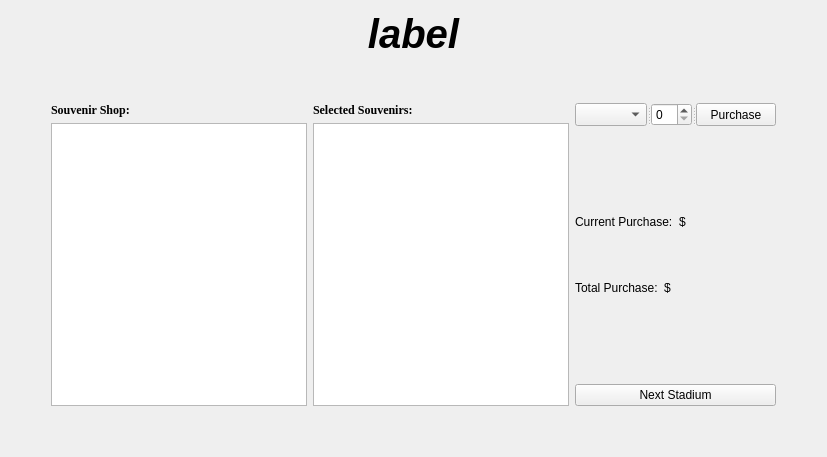
      <widget class="QWidget" name="page_2">
       <layout class="QGridLayout" name="gridLayout_11">
        <item row="0" column="0">
         <layout class="QVBoxLayout" name="verticalLayout_12">
          <item>
           <layout class="QVBoxLayout" name="verticalLayout_9">
            <item>
             <layout class="QHBoxLayout" name="horizontalLayout_19">
              <item>
               <spacer name="horizontalSpacer_40">
                <property name="orientation">
                 <enum>Qt::Horizontal</enum>
                </property>
                <property name="sizeHint" stdset="0">
                 <size>
                  <width>40</width>
                  <height>20</height>
                 </size>
                </property>
               </spacer>
              </item>
              <item>
               <widget class="QLabel" name="CurrentStadium_label">
                <property name="font">
                 <font>
                  <pointsize>30</pointsize>
                  <weight>75</weight>
                  <italic>true</italic>
                  <bold>true</bold>
                  <underline>false</underline>
                 </font>
                </property>
                <property name="text">
                 <string>label</string>
                </property>
                <property name="alignment">
                 <set>Qt::AlignCenter</set>
                </property>
               </widget>
              </item>
              <item>
               <spacer name="horizontalSpacer_45">
                <property name="orientation">
                 <enum>Qt::Horizontal</enum>
                </property>
                <property name="sizeHint" stdset="0">
                 <size>
                  <width>40</width>
                  <height>20</height>
                 </size>
                </property>
               </spacer>
              </item>
             </layout>
            </item>
            <item>
             <spacer name="verticalSpacer_30">
              <property name="orientation">
               <enum>Qt::Vertical</enum>
              </property>
              <property name="sizeHint" stdset="0">
               <size>
                <width>20</width>
                <height>40</height>
               </size>
              </property>
             </spacer>
            </item>
           </layout>
          </item>
          <item>
           <layout class="QHBoxLayout" name="horizontalLayout_21">
            <item>
             <spacer name="horizontalSpacer_48">
              <property name="orientation">
               <enum>Qt::Horizontal</enum>
              </property>
              <property name="sizeHint" stdset="0">
               <size>
                <width>40</width>
                <height>20</height>
               </size>
              </property>
             </spacer>
            </item>
            <item>
             <layout class="QVBoxLayout" name="verticalLayout_10">
              <item>
               <widget class="QLabel" name="label_7">
                <property name="font">
                 <font>
                  <family>Georgia</family>
                 </font>
                </property>
                <property name="text">
                 <string>&lt;html&gt;&lt;head/&gt;&lt;body&gt;&lt;p&gt;&lt;span style=&quot; font-weight:600; color:#000000;&quot;&gt;Souvenir Shop:&lt;/span&gt;&lt;/p&gt;&lt;/body&gt;&lt;/html&gt;</string>
                </property>
               </widget>
              </item>
              <item>
               <widget class="QTableWidget" name="ItemsTableWidget">
                <property name="cursor" stdset="0">
                 <cursorShape>ForbiddenCursor</cursorShape>
                </property>
                <property name="editTriggers">
                 <set>QAbstractItemView::NoEditTriggers</set>
                </property>
                <property name="selectionMode">
                 <enum>QAbstractItemView::NoSelection</enum>
                </property>
                <property name="sortingEnabled">
                 <bool>true</bool>
                </property>
               </widget>
              </item>
             </layout>
            </item>
            <item>
             <layout class="QVBoxLayout" name="verticalLayout_11">
              <item>
               <widget class="QLabel" name="label_8">
                <property name="font">
                 <font>
                  <family>Georgia</family>
                 </font>
                </property>
                <property name="text">
                 <string>&lt;html&gt;&lt;head/&gt;&lt;body&gt;&lt;p&gt;&lt;span style=&quot; font-weight:600; color:#000000;&quot;&gt;Selected Souvenirs:&lt;/span&gt;&lt;/p&gt;&lt;/body&gt;&lt;/html&gt;</string>
                </property>
               </widget>
              </item>
              <item>
               <widget class="QTableWidget" name="SelectedItemsTableWidget">
                <property name="cursor" stdset="0">
                 <cursorShape>ForbiddenCursor</cursorShape>
                </property>
                <property name="editTriggers">
                 <set>QAbstractItemView::NoEditTriggers</set>
                </property>
                <property name="selectionMode">
                 <enum>QAbstractItemView::NoSelection</enum>
                </property>
               </widget>
              </item>
             </layout>
            </item>
            <item>
             <layout class="QGridLayout" name="gridLayout_6">
              <item row="9" column="0">
               <spacer name="verticalSpacer_25">
                <property name="orientation">
                 <enum>Qt::Vertical</enum>
                </property>
                <property name="sizeHint" stdset="0">
                 <size>
                  <width>20</width>
                  <height>40</height>
                 </size>
                </property>
               </spacer>
              </item>
              <item row="4" column="0">
               <layout class="QHBoxLayout" name="horizontalLayout_22">
                <item>
                 <widget class="QLabel" name="CurrentPurchase_label">
                  <property name="cursor">
                   <cursorShape>IBeamCursor</cursorShape>
                  </property>
                  <property name="text">
                   <string>&lt;html&gt;&lt;head/&gt;&lt;body&gt;&lt;p&gt;&lt;span style=&quot; color:#000000;&quot;&gt;Current Purchase:&lt;/span&gt;&lt;/p&gt;&lt;/body&gt;&lt;/html&gt;</string>
                  </property>
                 </widget>
                </item>
                <item>
                 <widget class="QLabel" name="currPurchase_label">
                  <property name="cursor">
                   <cursorShape>IBeamCursor</cursorShape>
                  </property>
                  <property name="text">
                   <string>&lt;html&gt;&lt;head/&gt;&lt;body&gt;&lt;p&gt;&lt;span style=&quot; color:#000000;&quot;&gt;$&lt;/span&gt;&lt;/p&gt;&lt;/body&gt;&lt;/html&gt;</string>
                  </property>
                 </widget>
                </item>
                <item>
                 <spacer name="horizontalSpacer_50">
                  <property name="orientation">
                   <enum>Qt::Horizontal</enum>
                  </property>
                  <property name="sizeHint" stdset="0">
                   <size>
                    <width>40</width>
                    <height>20</height>
                   </size>
                  </property>
                 </spacer>
                </item>
               </layout>
              </item>
              <item row="6" column="0">
               <spacer name="verticalSpacer_21">
                <property name="orientation">
                 <enum>Qt::Vertical</enum>
                </property>
                <property name="sizeHint" stdset="0">
                 <size>
                  <width>20</width>
                  <height>40</height>
                 </size>
                </property>
               </spacer>
              </item>
              <item row="10" column="0">
               <widget class="QPushButton" name="NextCity_pushButton">
                <property name="cursor">
                 <cursorShape>PointingHandCursor</cursorShape>
                </property>
                <property name="styleSheet">
                 <string notr="true"/>
                </property>
                <property name="text">
                 <string>Next Stadium</string>
                </property>
               </widget>
              </item>
              <item row="7" column="0">
               <layout class="QHBoxLayout" name="horizontalLayout_23">
                <item>
                 <widget class="QLabel" name="totalPurchases_label">
                  <property name="cursor">
                   <cursorShape>IBeamCursor</cursorShape>
                  </property>
                  <property name="text">
                   <string>&lt;html&gt;&lt;head/&gt;&lt;body&gt;&lt;p&gt;&lt;span style=&quot; color:#000000;&quot;&gt;Total Purchase:&lt;/span&gt;&lt;/p&gt;&lt;/body&gt;&lt;/html&gt;</string>
                  </property>
                 </widget>
                </item>
                <item>
                 <widget class="QLabel" name="totPurch_label_12">
                  <property name="cursor">
                   <cursorShape>IBeamCursor</cursorShape>
                  </property>
                  <property name="text">
                   <string>&lt;html&gt;&lt;head/&gt;&lt;body&gt;&lt;p&gt;&lt;span style=&quot; color:#000000;&quot;&gt;$&lt;/span&gt;&lt;/p&gt;&lt;/body&gt;&lt;/html&gt;</string>
                  </property>
                 </widget>
                </item>
                <item>
                 <spacer name="horizontalSpacer_51">
                  <property name="orientation">
                   <enum>Qt::Horizontal</enum>
                  </property>
                  <property name="sizeHint" stdset="0">
                   <size>
                    <width>40</width>
                    <height>20</height>
                   </size>
                  </property>
                 </spacer>
                </item>
               </layout>
              </item>
              <item row="8" column="0">
               <spacer name="verticalSpacer_22">
                <property name="orientation">
                 <enum>Qt::Vertical</enum>
                </property>
                <property name="sizeHint" stdset="0">
                 <size>
                  <width>20</width>
                  <height>40</height>
                 </size>
                </property>
               </spacer>
              </item>
              <item row="1" column="0">
               <widget class="QSplitter" name="splitter_4">
                <property name="orientation">
                 <enum>Qt::Horizontal</enum>
                </property>
                <widget class="QComboBox" name="ItemsComboBox">
                 <property name="cursor">
                  <cursorShape>PointingHandCursor</cursorShape>
                 </property>
                 <property name="styleSheet">
                  <string notr="true"/>
                 </property>
                </widget>
                <widget class="QSpinBox" name="AmountItems_spinBox">
                 <property name="cursor">
                  <cursorShape>PointingHandCursor</cursorShape>
                 </property>
                 <property name="styleSheet">
                  <string notr="true"/>
                 </property>
                </widget>
                <widget class="QPushButton" name="Purchase_pushButton">
                 <property name="cursor">
                  <cursorShape>PointingHandCursor</cursorShape>
                 </property>
                 <property name="styleSheet">
                  <string notr="true"/>
                 </property>
                 <property name="text">
                  <string>Purchase</string>
                 </property>
                </widget>
               </widget>
              </item>
              <item row="2" column="0">
               <spacer name="verticalSpacer_11">
                <property name="orientation">
                 <enum>Qt::Vertical</enum>
                </property>
                <property name="sizeHint" stdset="0">
                 <size>
                  <width>20</width>
                  <height>40</height>
                 </size>
                </property>
               </spacer>
              </item>
              <item row="3" column="0">
               <spacer name="verticalSpacer_23">
                <property name="orientation">
                 <enum>Qt::Vertical</enum>
                </property>
                <property name="sizeHint" stdset="0">
                 <size>
                  <width>20</width>
                  <height>40</height>
                 </size>
                </property>
               </spacer>
              </item>
             </layout>
            </item>
            <item>
             <spacer name="horizontalSpacer_49">
              <property name="orientation">
               <enum>Qt::Horizontal</enum>
              </property>
              <property name="sizeHint" stdset="0">
               <size>
                <width>40</width>
                <height>20</height>
               </size>
              </property>
             </spacer>
            </item>
           </layout>
          </item>
         </layout>
        </item>
        <item row="1" column="0">
         <spacer name="verticalSpacer_28">
          <property name="orientation">
           <enum>Qt::Vertical</enum>
          </property>
          <property name="sizeHint" stdset="0">
           <size>
            <width>20</width>
            <height>40</height>
           </size>
          </property>
         </spacer>
        </item>
       </layout>
      </widget>
